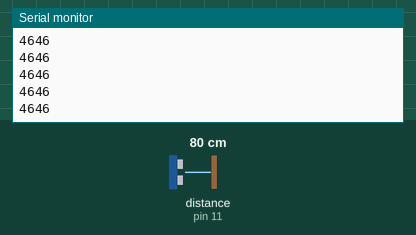
Recording of a sketch running on a simulated Arduino Uno, built with avr-gcc and run on an emulated ATmega328P. On the bench: the last lines printed to the serial monitor. Wiring (inferred from the names in the program): ultrasonic range finder: trigger pin 12; echo pin 11. The test bench sets the inputs (shaded band); at power-on: distance to the obstacle (sensor on pin 11) 80 cm. The echo pulse lasts 58.3 µs per cm.

Above: at 1.2 s.
1.3 s: distance to the obstacle (sensor on pin 11) set to 2 cm
At 1.9 s:
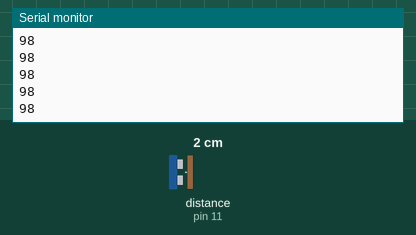
2.8 s: distance to the obstacle (sensor on pin 11) set to 4 cm
At 3.9 s:
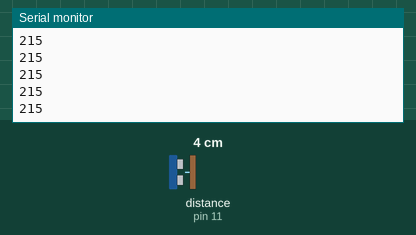
Timing chart, 0 to 5.8 s (numbered marks = the images above; inputs shaded):
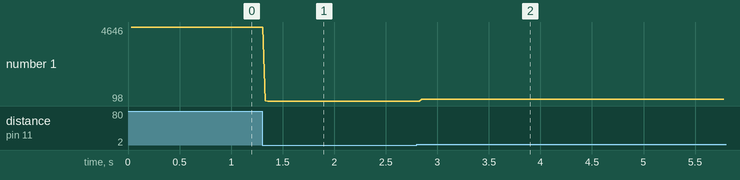

Measured:
- after the input at 1.3 s, the serial monitor: prints a new line at once (image 1)
- after the input at 2.8 s, the serial monitor: prints a new line after 0.05 s (image 2)
- plotted number 1: 4646 → 98 after the input at 1.3 s, 98 → 215 after the input at 2.8 s

The sketch:

sensor_HC-SRO4.ino
```cpp
int trigpin= 12;
int echopin= 11;
int pingtravelTime;

void setup() {
 pinMode(trigpin, OUTPUT);
 pinMode(echopin, INPUT);
 Serial.begin(9600);
}

void loop() {
  digitalWrite(trigpin, LOW);
  delayMicroseconds(10);
  digitalWrite(trigpin, HIGH);
  delayMicroseconds(10);
  digitalWrite(trigpin, LOW);
 pingtravelTime=pulseIn(echopin, HIGH);
  delay(25);
  Serial.println(pingtravelTime);
}
```
